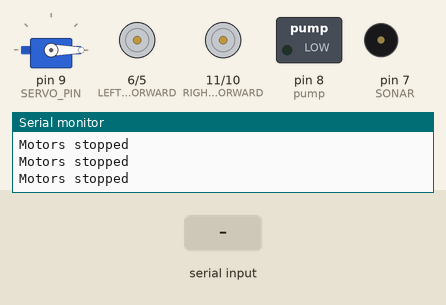
Simulated run of this sketch. Board: Arduino Uno, built with avr-gcc and run on an emulated ATmega328P. Parts: servo, motor-driver pin pairs drawn as motors (green arrow = first pin HIGH = forward, orange = second pin HIGH = backward, longer = more drive), switched loads named in the sketch (green lamp = pin HIGH), buzzer (waves = sounding), the last lines printed to the serial monitor. The inputs (shaded band) are chosen by the test bench. Random numbers use the default seed unless the sketch sets one.

Above: at 1.2 s.
1.3 s: "F" received over the second serial link
At 1.53 s:
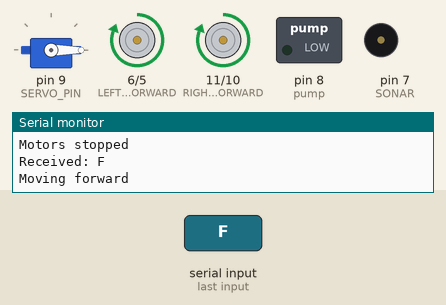
4.3 s: "B" received over the second serial link
At 4.52 s:
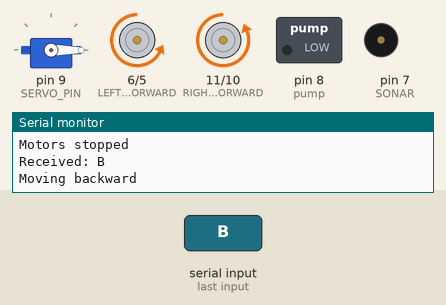
6.2 s: "L" received over the second serial link
At 6.41 s:
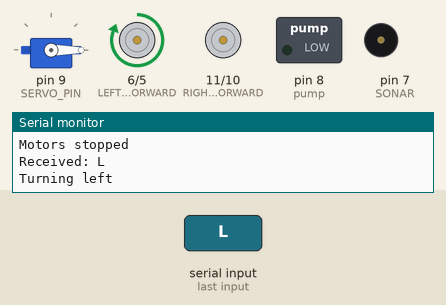
8.1 s: "R" received over the second serial link
At 8.32 s:
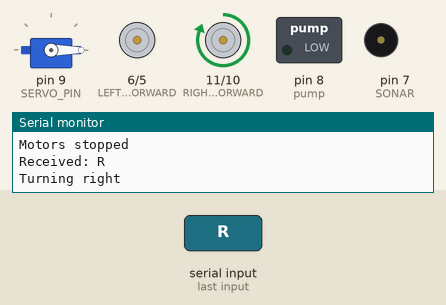
10.0 s: "T" received over the second serial link
At 10.5 s:
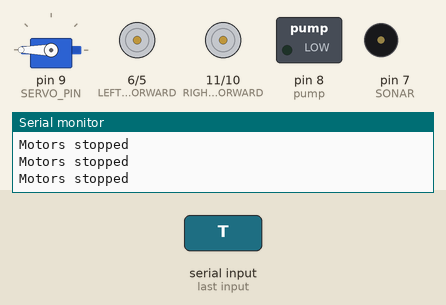
13.0 s: "P" received over the second serial link
At 13.22 s:
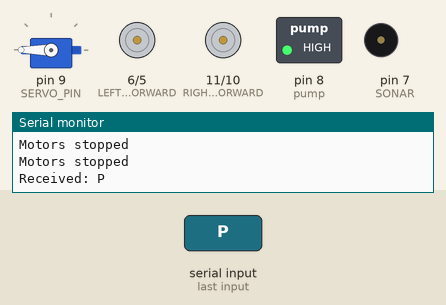
Timing chart, 0 to 15.9 s (numbered marks = the images above; inputs shaded):
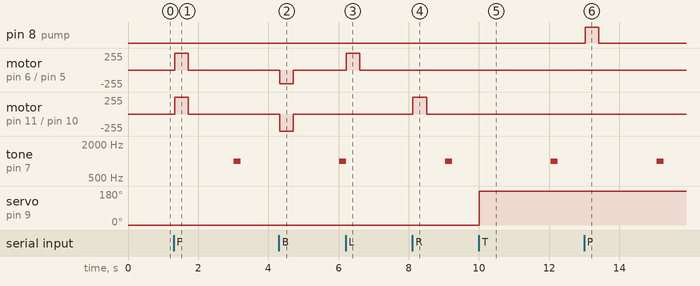

Measured:
- after the input at 1.3 s, motor on pin 6 (LEFT_MOTOR_FORWARD) / pin 5 (LEFT_MOTOR_BACKWARD), motor on pin 11 (RIGHT_MOTOR_FORWARD) / pin 10 (RIGHT_MOTOR_BACKWARD): stopped → forward 255/255 at once, → stopped 0.39 s later
- after the input at 4.3 s, motor on pin 6 (LEFT_MOTOR_FORWARD) / pin 5 (LEFT_MOTOR_BACKWARD): stopped → backward 204/255 at once, → stopped 0.39 s later; motor on pin 11 (RIGHT_MOTOR_FORWARD) / pin 10 (RIGHT_MOTOR_BACKWARD): stopped → backward 255/255 at once, → stopped 0.39 s later
- after the input at 6.2 s, motor on pin 6 (LEFT_MOTOR_FORWARD) / pin 5 (LEFT_MOTOR_BACKWARD): stopped → forward 255/255 at once, → stopped 0.39 s later
- after the input at 8.1 s, motor on pin 11 (RIGHT_MOTOR_FORWARD) / pin 10 (RIGHT_MOTOR_BACKWARD): stopped → forward 255/255 at once, → stopped 0.39 s later
- after the input at 10.0 s, servo on pin 9 (SERVO_PIN): 0° → 180° at once
- after the input at 13.0 s, pin 8 (pump): LOW → HIGH at once, → LOW 0.39 s later

The sketch:

left_right_control.ino
```cpp
#include <Servo.h>
#include <SoftwareSerial.h>

#include <OneWire.h>
#include <DallasTemperature.h>

// Data wire is conntec to the Arduino digital pin 4
#define ONE_WIRE_BUS 4

// Setup a oneWire instance to communicate with any OneWire devices
OneWire oneWire(ONE_WIRE_BUS);

// Pass our oneWire reference to Dallas Temperature sensor
DallasTemperature sensors(&oneWire);

// Define SoftwareSerial pins
#define RX_PIN 2 // Arduino RX pin (connect to TX of Bluetooth module)
#define TX_PIN 3 // Arduino TX pin (connect to RX of Bluetooth module)

// Create SoftwareSerial object
SoftwareSerial bluetooth(RX_PIN, TX_PIN);

// Define motor control pins
#define LEFT_MOTOR_FORWARD 6
#define LEFT_MOTOR_BACKWARD 5
#define RIGHT_MOTOR_FORWARD 11
#define RIGHT_MOTOR_BACKWARD 10

#define RIGHT_FACT 0.8

// Servo pin for door
#define SERVO_PIN 9
#define pump      8
#define SONAR     7

// Create servo object
Servo doorServo;

// Door positions
const int DOOR_OPEN_ANGLE = 180;  // Open position
const int DOOR_CLOSED_ANGLE = 0; // Closed position

void setup() {
  // Initialize serial communication
  Serial.begin(9600);
  bluetooth.begin(9600);

  // Initialize motor control pins
  pinMode(LEFT_MOTOR_FORWARD, OUTPUT);
  pinMode(LEFT_MOTOR_BACKWARD, OUTPUT);
  pinMode(RIGHT_MOTOR_FORWARD, OUTPUT);
  pinMode(RIGHT_MOTOR_BACKWARD, OUTPUT);

  pinMode(pump, OUTPUT);
  pinMode(SONAR, OUTPUT);

  // Initialize servo
  doorServo.attach(SERVO_PIN);
  doorServo.write(DOOR_CLOSED_ANGLE); // Ensure door starts closed

    sensors.begin();

  Serial.println("Boat Control System Started");
}
unsigned long long last_time = millis();
unsigned long long last_sonar_t = millis();

void loop() {
    // Check if data is available from the Bluetooth module
  if (bluetooth.available()) {
    last_time = millis();
    char command = bluetooth.read(); // Read one character from Bluetooth
    Serial.print("Received: ");
    Serial.println(command);        // Print the character to Serial Monitor

    switch (command) {
      case 'F':
        moveForward();
        break;

      case 'B':
        moveBackward();
        break;

      case 'L':
        turnLeft();
        break;

      case 'R':
        turnRight();
        break;

      case 'S':
        stopMotors();
        break;

      case 'T':
        openDoor();
        break;

      case 'X':
        closeDoor();
        break;

      case 'P':
        pumpStart();
        break;

      default:
        Serial.println("Unknown command");
        break;
    }
  }
  if( millis() -last_time > 400) {
    stopMotors();
    stopPump();
  }

  if( millis() -last_sonar_t > 3000){
    last_sonar_t = millis();
    measure_distance();
//    tem_update();
  }

}

// Motor control functions
void moveForward() {
  digitalWrite(LEFT_MOTOR_FORWARD, HIGH);
  digitalWrite(LEFT_MOTOR_BACKWARD, LOW);
  digitalWrite(RIGHT_MOTOR_FORWARD, HIGH);
  digitalWrite(RIGHT_MOTOR_BACKWARD, LOW);
  Serial.println("Moving forward");
}

void moveBackward() {
  digitalWrite(LEFT_MOTOR_FORWARD, 0);
  analogWrite(LEFT_MOTOR_BACKWARD, 255*RIGHT_FACT);
  digitalWrite(RIGHT_MOTOR_FORWARD, LOW);
  digitalWrite(RIGHT_MOTOR_BACKWARD, HIGH);
  Serial.println("Moving backward");
}

void turnLeft() {
  digitalWrite(LEFT_MOTOR_FORWARD,HIGH );
  digitalWrite(LEFT_MOTOR_BACKWARD, LOW);
  digitalWrite(RIGHT_MOTOR_FORWARD, LOW);
  digitalWrite(RIGHT_MOTOR_BACKWARD, LOW);
  Serial.println("Turning left");
}

void turnRight() {
  // digitalWrite(LEFT_MOTOR_FORWARD, HIGH);
  digitalWrite(LEFT_MOTOR_FORWARD, LOW);
  digitalWrite(LEFT_MOTOR_BACKWARD, LOW);
  digitalWrite(RIGHT_MOTOR_FORWARD, HIGH);
  digitalWrite(RIGHT_MOTOR_BACKWARD,LOW );
  Serial.println("Turning right");
}

void stopMotors() {
  digitalWrite(LEFT_MOTOR_FORWARD, LOW);
  digitalWrite(LEFT_MOTOR_BACKWARD, LOW);
  digitalWrite(RIGHT_MOTOR_FORWARD, LOW);
  digitalWrite(RIGHT_MOTOR_BACKWARD, LOW);
  Serial.println("Motors stopped");
}

// Servo control functions
void openDoor() {
  doorServo.write(DOOR_OPEN_ANGLE);
  Serial.println("Door opened");
}

void closeDoor() {
  doorServo.write(DOOR_CLOSED_ANGLE);
  Serial.println("Door closed");
}

void stopPump(void){
  digitalWrite(pump, LOW);
}

void pumpStart(void){
  digitalWrite(pump, HIGH);
}

void measure_distance(void){
  tone(SONAR, 1000, 200);
}
```

temperature.ino
```cpp
void tem_update(void){
  // Call sensors.requestTemperatures() to issue a global temperature and Requests to all devices on the bus
//  sensors.requestTemperatures();

  bluetooth.print("Celsius temperature: ");
  // Why "byIndex"? You can have more than one IC on the same bus. 0 refers to the first IC on the wire
  bluetooth.print(19 + random(100)/100 - 0.5);//sensors.getTempCByIndex(0));
//  bluetooth.print(" - Fahrenheit temperature: ");
//  bluetooth.println(sensors.getTempFByIndex(0));
}
```
